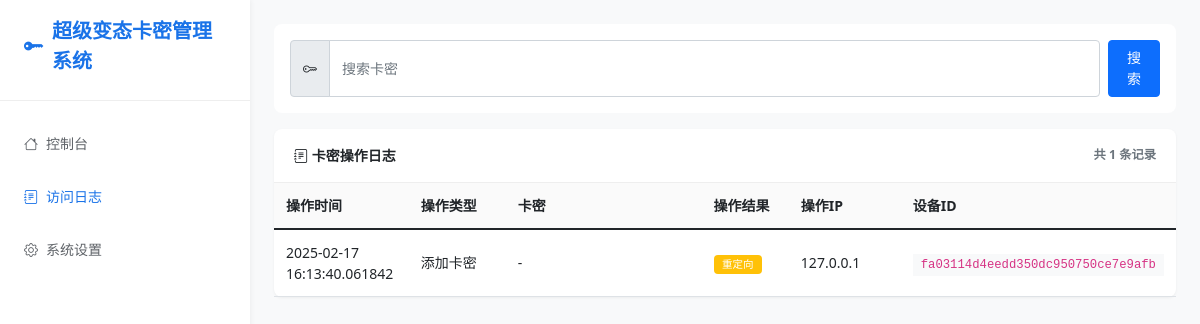
Page /logs on the earlier database version.
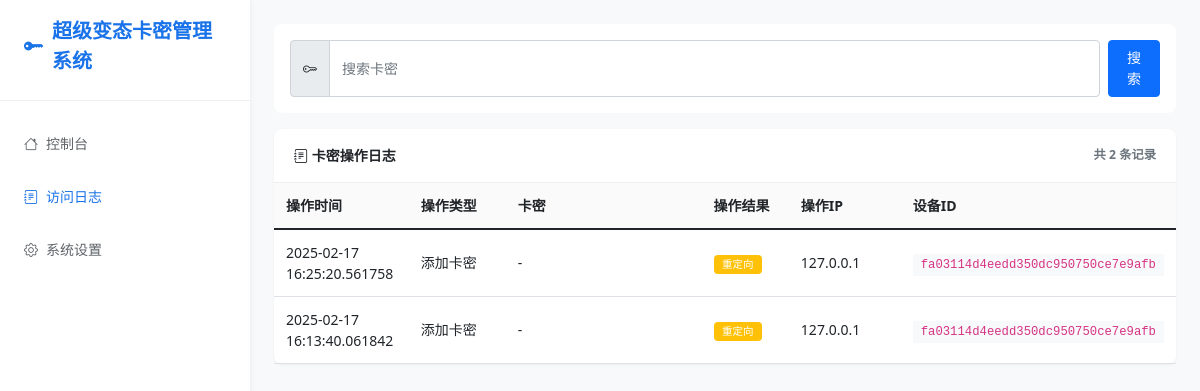
Same page on the later database version.
### app.py (models this page shows, shortened)
class AccessLog(db.Model):
    id = db.Column(db.Integer, primary_key=True)
    access_time = db.Column(db.DateTime, nullable=False, default=datetime.now)
    ip_address = db.Column(db.String(50), nullable=False)
    device_id = db.Column(db.String(32), nullable=False)
    path = db.Column(db.String(200), nullable=False)
    method = db.Column(db.String(10), nullable=False)
    status_code = db.Column(db.Integer, nullable=False)
    user_agent = db.Column(db.String(200))
    card_key = db.Column(db.String(32))  # 如果涉及卡密操作，记录相关卡密

### app.py (the view)
@app.route('/logs')
def view_logs():
    try:
        page = request.args.get('page', 1, type=int)
        per_page = settings.get('per_page', 10)
        card_key_filter = request.args.get('card_key', '').strip()
        query = AccessLog.query
        if card_key_filter:
            query = query.filter(AccessLog.card_key.like(f'%{card_key_filter}%'))
        query = query.order_by(AccessLog.access_time.desc())
        pagination = query.paginate(page=page, per_page=per_page, error_out=False)
        return render_template('logs.html',
                             logs=pagination.items,
                             pagination=pagination,
                             card_key_filter=card_key_filter,
                             settings=settings.settings)
    except Exception as e:
        error_logger.error(f"访问日志页面出错: {str(e)}", exc_info=True)
        return render_template('logs.html',
                             logs=[],
                             error="获取日志列表失败",
                             settings=settings.settings)

### app.py (called while the page is built, shortened)
@app.before_request
def log_request():
    try:
        card_operations = {
            '/api/verify_card': '验证卡密',
            '/add_card': '添加卡密',
            '/delete_card': '删除卡密',
            '/import_cards': '导入卡密',
            '/export_cards': '导出卡密'
        }
    except Exception as e:
        error_logger.error(f"记录访问日志出错: {str(e)}", exc_info=True)

@app.after_request
def update_log_status(response):
    try:
        if hasattr(g, 'log_id'):
            log = AccessLog.query.get(g.log_id)
            if log:
                log.status_code = response.status_code
                db.session.commit()
    except Exception as e:
        error_logger.error(f"更新日志状态出错: {str(e)}", exc_info=True)
    return response

    def get(self, key, default=None):
        return self.settings.get(key, default)

### templates/logs.html (shortened to what this page needs)
{% extends "base.html" %}
{% block content %}
<div class="toolbar">
    <div class="toolbar-item flex-grow-1">
        <form action="{{ url_for('view_logs') }}" method="GET" class="d-flex gap-2 w-100">
            <div class="input-group">
                <span class="input-group-text"><i class="bi bi-key"></i></span>
                <input type="text" class="form-control" name="card_key" placeholder="搜索卡密" value="{{ card_key_filter }}">
            </div>
            <button type="submit" class="btn btn-primary">搜索</button>
        </form>
    </div>
</div>
<div class="card">
    <div class="card-header d-flex justify-content-between align-items-center">
        <span><i class="bi bi-journal-text"></i> 卡密操作日志</span>
        <small class="text-muted">共 {{ pagination.total if pagination else 0 }} 条记录</small>
    </div>
    <div class="table-responsive">
        <table class="table table-hover">
            <thead>
                <tr>
                    <th style="width: 15%">操作时间</th>
                    <th style="width: 12%">操作类型</th>
                    <th style="width: 25%">卡密</th>
                    <th style="width: 10%">操作结果</th>
                    <th style="width: 13%">操作IP</th>
                    <th style="width: 25%">设备ID</th>
                </tr>
            </thead>
            <tbody>
                {% if logs %}
                    {% for log in logs %}
                    <tr>
                        <td>{{ log.access_time }}</td>
                        <td>
                            {% if log.path == '/api/verify_card' %}
                                验证卡密
                            {% elif log.path == '/add_card' %}
                                添加卡密
                            {% elif log.path == '/delete_card' %}
                                删除卡密
                            {% elif log.path == '/import_cards' %}
                                导入卡密
                            {% elif log.path == '/export_cards' %}
                                导出卡密
                            {% endif %}
                        </td>
                        <td>
                            {% if log.card_key %}
                            <code class="bg-light px-2 py-1">{{ log.card_key }}</code>
                            {% else %}
                            -
                            {% endif %}
                        </td>
                        <td>
                            <span class="badge {% if log.status_code < 300 %}bg-success{% elif log.status_code < 400 %}bg-warning{% else %}bg-danger{% endif %}">
                                {% if log.status_code < 300 %}成功
                                {% elif log.status_code < 400 %}重定向
                                {% else %}失败
                                {% endif %}
                            </span>
                        </td>
                        <td>{{ log.ip_address }}</td>
                        <td>
                            <code class="bg-light px-2 py-1">{{ log.device_id }}</code>
                        </td>
                    </tr>
                    {% endfor %}
                {% endif %}
            </tbody>
        </table>
    </div>
</div>
{% endblock %}

### templates/base.html (shortened to what this page needs)
<!DOCTYPE html>
<html lang="zh">
<head>
    <link href="https://cdn.jsdelivr.net/npm/bootstrap@5.1.3/dist/css/bootstrap.min.css" rel="stylesheet">
    <link rel="stylesheet" href="https://cdn.jsdelivr.net/npm/bootstrap-icons@1.7.2/font/bootstrap-icons.css">
</head>
<body>
    <div class="wrapper">
        <nav class="sidebar">
            <div class="sidebar-header">
                <a href="/" class="sidebar-brand">
                    <i class="bi bi-key-fill"></i>
                    {{ settings.site_name }}
                </a>
            </div>
            <ul class="nav flex-column mt-3">
                <li class="nav-item">
                    <a href="{{ url_for('index') }}" class="nav-link {% if request.endpoint == 'index' %}active{% endif %}">
                        <i class="bi bi-house"></i>
                        控制台
                    </a>
                </li>
                <li class="nav-item">
                    <a href="{{ url_for('view_logs') }}" class="nav-link {% if request.endpoint == 'view_logs' %}active{% endif %}">
                        <i class="bi bi-journal-text"></i>
                        访问日志
                    </a>
                </li>
                <li class="nav-item">
                    <a href="{{ url_for('settings_page') }}" class="nav-link {% if request.endpoint == 'settings_page' %}active{% endif %}">
                        <i class="bi bi-gear"></i>
                        系统设置
                    </a>
                </li>
            </ul>
        </nav>
        <div class="main-content">
            {% block content %}{% endblock %}
        </div>
    </div>
</body>
</html>

### templates/base.html (style rules this page uses)
:root { --primary-color: #1a73e8; --secondary-color: #5f6368; --success-color: #34a853; --warning-color: #fbbc05; --danger-color: #ea4335; --background-color: #f8f9fa; --sidebar-width: 250px; --header-height: 60px; --card-bg: #fff; }
body { background-color: var(--background-color); font-size: 0.875rem; }
.wrapper { display: flex; min-height: 100vh; }
.sidebar { width: var(--sidebar-width); background: var(--card-bg); box-shadow: 1px 0 5px rgba(0,0,0,0.05); position: fixed; height: 100vh; z-index: 1000; padding: 1rem 0; }
.sidebar-header { padding: 0 1.5rem 1.5rem; border-bottom: 1px solid #eee; }
.sidebar-brand { color: var(--primary-color); font-size: 1.25rem; font-weight: 600; text-decoration: none; display: flex; align-items: center; gap: 0.5rem; }
.nav-item { padding: 0.5rem 1.5rem; }
.nav-link { color: var(--secondary-color); display: flex; align-items: center; gap: 0.5rem; padding: 0.5rem 0; }
.nav-link:hover, .nav-link.active { color: var(--primary-color); }
.main-content { flex: 1; margin-left: var(--sidebar-width); padding: 1.5rem; }
.card { border: none; box-shadow: 0 1px 3px rgba(0,0,0,0.05); margin-bottom: 1rem; border-radius: 0.5rem; }
.card-header { background: none; padding: 1rem 1.25rem; border-bottom: 1px solid #eee; font-weight: 600; }
.form-control, .form-select, .btn { font-size: 0.875rem; padding: 0.4rem 0.75rem; }
.input-group-text { font-size: 0.875rem; padding: 0.4rem 0.75rem; }
.table { font-size: 0.875rem; margin-bottom: 0; }
.table th { font-weight: 600; background: #fafafa; padding: 0.75rem; }
.table td { padding: 0.75rem; vertical-align: middle; }
.badge { padding: 0.4em 0.8em; font-weight: 500; }
.toolbar { background: var(--card-bg); padding: 1rem; border-radius: 0.5rem; margin-bottom: 1rem; display: flex; gap: 1rem; align-items: center; }
.toolbar-item { display: flex; align-items: center; gap: 0.5rem; }

Differences in the rows shown:
added AccessLog: access_time "2025-02-17 16:25:20.561758", path "添加卡密", status_code "重定向", ip_address "127.0.0.1", device_id "fa03114d4eedd350dc950750ce7e9afb"
Other differences:
{{ pagination.total if pagination else 0 }}: "1" → "2"
